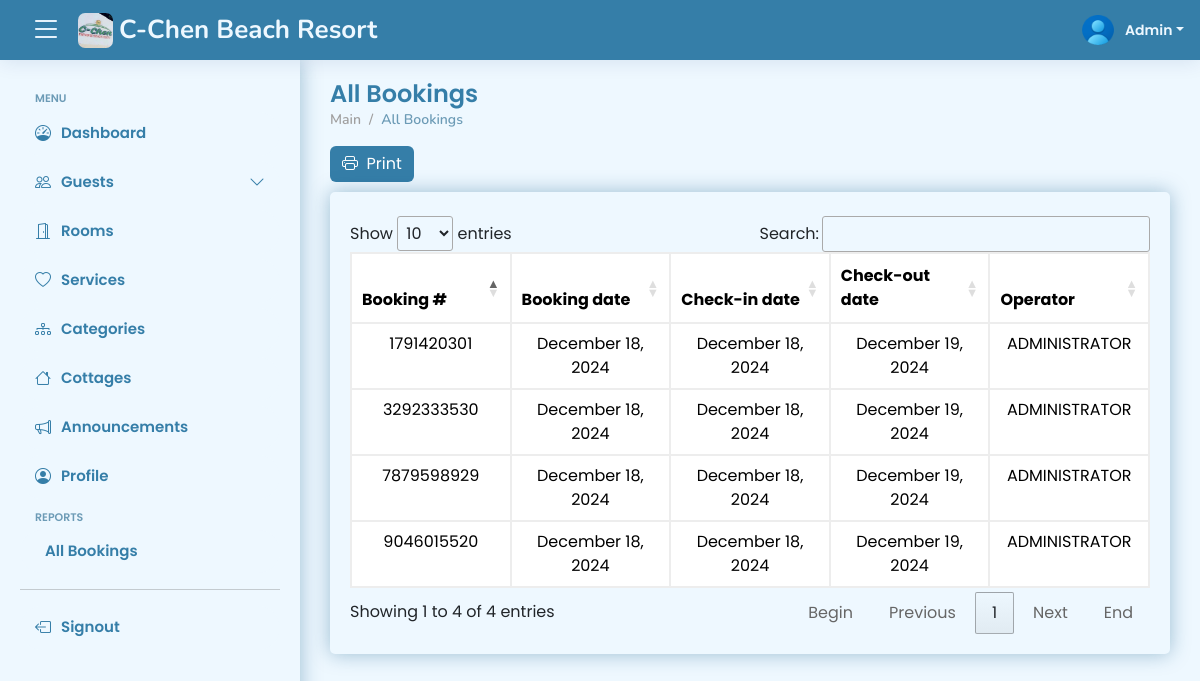
Before: /views/admin/all-bookings (signed in) with the older database file.
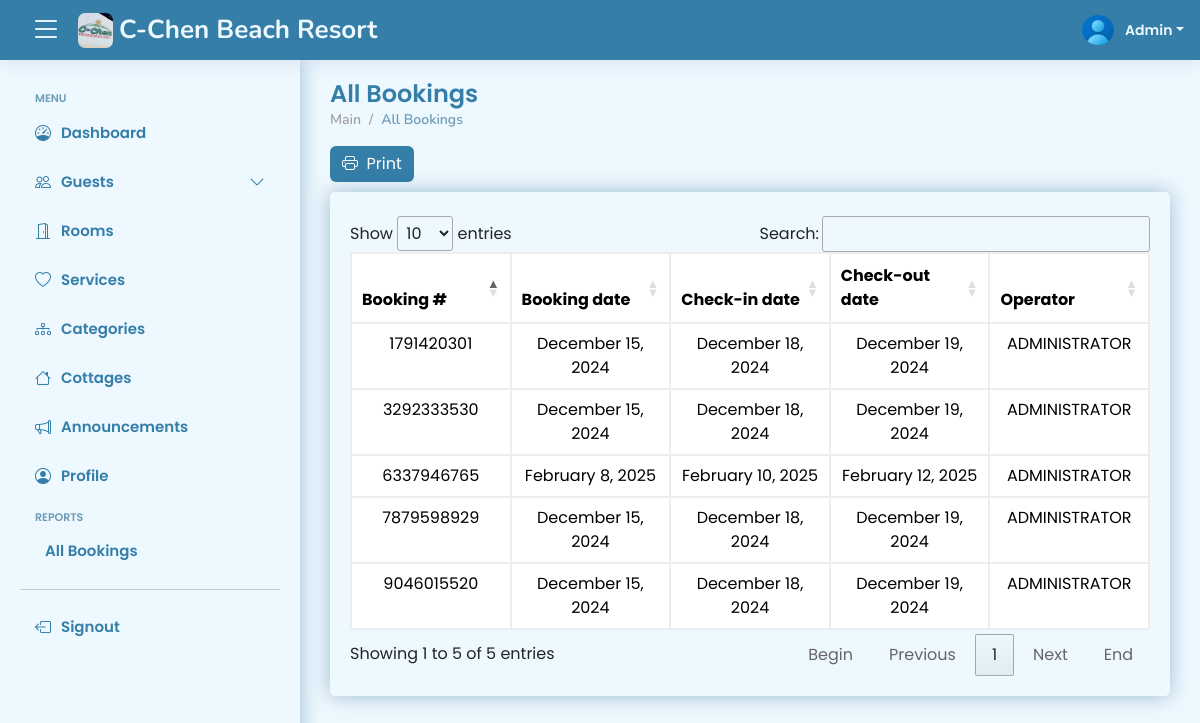
After: the same page with the newer database file.
### tables this page shows
CREATE TABLE IF NOT EXISTS `tbl_bookings` (
  `booking_id` int NOT NULL AUTO_INCREMENT,
  `reference_number` varchar(50) NOT NULL,
  `fullname` varchar(50) NOT NULL,
  `email` varchar(50) NOT NULL,
  `phone_number` varchar(50) NOT NULL,
  `date_check_in` date NOT NULL,
  `date_check_out` date NOT NULL,
  `message` text NOT NULL,
  `down_payment` int NOT NULL,
  `mode_of_payment_id` int NOT NULL,
  `evidence` varchar(255) NOT NULL,
  `reason_for_cancellation` text,
  `booking_status_id` int NOT NULL,
  `checking_status_id` int NOT NULL,
  `created_at` timestamp NOT NULL,
  PRIMARY KEY (`booking_id`)
);

### views/admin/all-bookings.php (the view, shortened to what this page needs)
<?php
if (isset($_SESSION['id'])) {
?>
    <!DOCTYPE html>
    <html lang="en">
    <head>
        <?php include 'includes/head.php' ?>
    </head>
    <body>
        <?php include 'includes/header.php' ?>
        <?php include 'includes/aside.php' ?>
        <main id="main" class="main">
            <div class="pagetitle">
                <h1>All Bookings</h1>
                <nav>
                    <ol class="breadcrumb">
                        <li class="breadcrumb-item">Main</li>
                        <li class="breadcrumb-item active">All Bookings</li>
                    </ol>
                </nav>
                <a href="print-bookings.php" target="_blank">
                    <button class="btn btn-primary"><i class="bi bi-printer"></i>&nbsp; Print</button>
                </a>
            </div>
            <section class="section dashboard mb-5">
                <div class="row">
                    <div class="col-lg-12">
                        <div class="card">
                            <div class="card-body">
                                <div class="table-responsive mt-4" id="data-table">
                                    <table class="table" id="paginateAllReservations">
                                        <col width="20%">
                                        <col width="20%">
                                        <col width="20%">
                                        <col width="20%">
                                        <col width="20%">
                                        <thead>
                                            <tr>
                                                <th>Booking #</th>
                                                <th>Booking date</th>
                                                <th>Check-in date</th>
                                                <th>Check-out date</th>
                                                <th>Operator</th>
                                            </tr>
                                        </thead>
                                        <tbody>
                                            <?php
                                            $stmtBookings = $conn->prepare(' SELECT
                                            tbl_bookings.*,
                                            tbl_mode_of_payment.mode_of_payment
                                            FROM tbl_bookings
                                            INNER JOIN tbl_mode_of_payment ON tbl_bookings.mode_of_payment_id = tbl_mode_of_payment.mode_of_payment_id
                                            ORDER BY tbl_bookings.created_at ASC');
                                            $stmtBookings->execute();
                                            $resultBookings = $stmtBookings->get_result();
                                            if ($resultBookings->num_rows > 0) {
                                                while ($rowBookings = $resultBookings->fetch_assoc()) {
                                                    $reference_number = $rowBookings['reference_number'];
                                                    $date_check_in = (new DateTime($rowBookings['date_check_in']))->format("F j, Y");
                                                    $date_check_out = (new DateTime($rowBookings['date_check_out']))->format("F j, Y");
                                                    $created_at = (new DateTime($rowBookings['created_at']))->format("F j, Y");
                                                    echo "
                                                    <tr>
                                                        <td class='text-center'>$reference_number</td>
                                                        <td class='text-center'>$created_at</td>
                                                        <td class='text-center'>$date_check_in</td>
                                                        <td class='text-center'>$date_check_out</td>
                                                        <td class='text-center'>ADMINISTRATOR</td>
                                                    </tr>
                                                    ";
                                            ?>
                                            <?php
                                                }
                                            }
                                            ?>
                                        </tbody>
                                    </table>
                                </div>
                            </div>
                        </div>
                    </div>
                </div>
            </section>
        </main>
    </body>
    </html>
<?php
} else {
    header('Location: ../../signout.php');
    exit();
}
?>

Changed rows visible on the page:
changed tbl_bookings (number 1 of 5 on the later page): created_at "December 18, 2024" → "December 15, 2024"
changed tbl_bookings (number 2 of 5 on the later page): created_at "December 18, 2024" → "December 15, 2024"
changed tbl_bookings (number 3 of 5 on the later page): created_at "December 18, 2024" → "December 15, 2024"
changed tbl_bookings (number 4 of 5 on the later page): created_at "December 18, 2024" → "December 15, 2024"
added tbl_bookings: reference_number "6337946765", created_at "February 8, 2025", date_check_in "February 10, 2025", date_check_out "February 12, 2025"
Other visible differences:
text written by a page script: "Show entries Search: Showing 1 to 4 of 4 entries Begin Previous 1 Next End" → "Show entries Search: Showing 1 to 5 of 5 entries Begin Previous 1 Next End"
